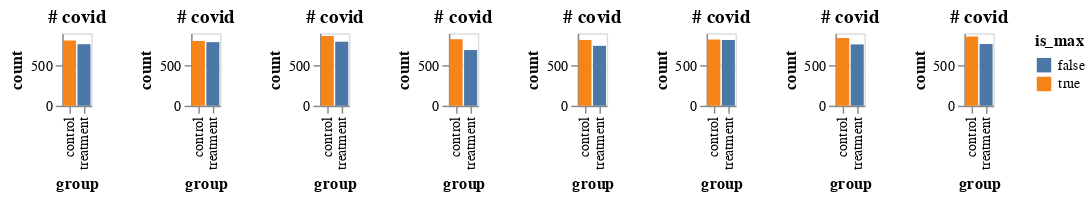

Notebook source saved alongside this figure:
### Code cell
all_ = []

for j in range(8):
    df1 = make_data_frame(p_covid_treat=.1, p_covid_control=.11, totalN=15000)
    plot1 = make_plot_2(df1)
    all_.append(plot1)

alt.hconcat(*all_)

### Figure 1 — Vega-Lite specification as saved in the notebook (floating-point values rounded to 4 significant figures)
{"config": {"view": {"continuousWidth": 400, "continuousHeight": 300}}, "hconcat": [{"data": {"name": "data-0a6d9cd8a77e51f6196156417dbf5cca"}, "mark": "bar", "encoding": {"color": {"field": "is_max", "type": "nominal"}, "tooltip": {"field": "count", "type": "quantitative"}, "x": {"field": "group", "type": "nominal"}, "y": {"field": "count", "type": "quantitative"}}, "height": 50, "title": "# covid", "width": 20}, {"data": {"name": "data-c064ef5b6ea5c5ac05d04495f93f0f6b"}, "mark": "bar", "encoding": {"color": {"field": "is_max", "type": "nominal"}, "tooltip": {"field": "count", "type": "quantitative"}, "x": {"field": "group", "type": "nominal"}, "y": {"field": "count", "type": "quantitative"}}, "height": 50, "title": "# covid", "width": 20}, {"data": {"name": "data-14c13b6d34a4664db903c8c6a158a33c"}, "mark": "bar", "encoding": {"color": {"field": "is_max", "type": "nominal"}, "tooltip": {"field": "count", "type": "quantitative"}, "x": {"field": "group", "type": "nominal"}, "y": {"field": "count", "type": "quantitative"}}, "height": 50, "title": "# covid", "width": 20}, {"data": {"name": "data-3655250722d8401c5a53be49d508d433"}, "mark": "bar", "encoding": {"color": {"field": "is_max", "type": "nominal"}, "tooltip": {"field": "count", "type": "quantitative"}, "x": {"field": "group", "type": "nominal"}, "y": {"field": "count", "type": "quantitative"}}, "height": 50, "title": "# covid", "width": 20}, {"data": {"name": "data-48e8ad948f2ae2f1283a8b138bf29a39"}, "mark": "bar", "encoding": {"color": {"field": "is_max", "type": "nominal"}, "tooltip": {"field": "count", "type": "quantitative"}, "x": {"field": "group", "type": "nominal"}, "y": {"field": "count", "type": "quantitative"}}, "height": 50, "title": "# covid", "width": 20}, {"data": {"name": "data-36a8c478b2ded653e564572f8fdf9e34"}, "mark": "bar", "encoding": {"color": {"field": "is_max", "type": "nominal"}, "tooltip": {"field": "count", "type": "quantitative"}, "x": {"field": "group", "type": "nominal"}, "y": {"field": "count", "type": "quantitative"}}, "height": 50, "title": "# covid", "width": 20}, {"data": {"name": "data-7f156ea683f9f921bf34a10ec031b2bd"}, "mark": "bar", "encoding": {"color": {"field": "is_max", "type": "nominal"}, "tooltip": {"field": "count", "type": "quantitative"}, "x": {"field": "group", "type": "nominal"}, "y": {"field": "count", "type": "quantitative"}}, "height": 50, "title": "# covid", "width": 20}, {"data": {"name": "data-3332d3573849d122390f38955c509f12"}, "mark": "bar", "encoding": {"color": {"field": "is_max", "type": "nominal"}, "tooltip": {"field": "count", "type": "quantitative"}, "x": {"field": "group", "type": "nominal"}, "y": {"field": "count", "type": "quantitative"}}, "height": 50, "title": "# covid", "width": 20}], "$schema": "https://vega.github.io/schema/vega-lite/v4.17.0.json", "datasets": {"data-0a6d9cd8a77e51f6196156417dbf5cca": [{"group": "treatment", "count": 765, "is_max": false}, {"group": "control", "count": 809, "is_max": true}], "data-c064ef5b6ea5c5ac05d04495f93f0f6b": [{"group": "treatment", "count": 790, "is_max": false}, {"group": "control", "count": 803, "is_max": true}], "data-14c13b6d34a4664db903c8c6a158a33c": [{"group": "treatment", "count": 794, "is_max": false}, {"group": "control", "count": 866, "is_max": true}], "data-3655250722d8401c5a53be49d508d433": [{"group": "treatment", "count": 692, "is_max": false}, {"group": "control", "count": 825, "is_max": true}], "data-48e8ad948f2ae2f1283a8b138bf29a39": [{"group": "treatment", "count": 744, "is_max": false}, {"group": "control", "count": 817, "is_max": true}], "data-36a8c478b2ded653e564572f8fdf9e34": [{"group": "treatment", "count": 818, "is_max": false}, {"group": "control", "count": 824, "is_max": true}], "data-7f156ea683f9f921bf34a10ec031b2bd": [{"group": "treatment", "count": 762, "is_max": false}, {"group": "control", "count": 841, "is_max": true}], "data-3332d3573849d122390f38955c509f12": [{"group": "treatment", "count": 767, "is_max": false}, {"group": "control", "count": 860, "is_max": true}]}}
